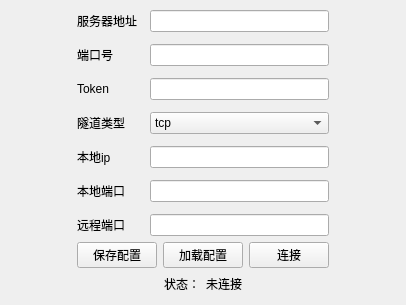
<?xml version="1.0" encoding="UTF-8"?>
<ui version="4.0">
 <class>MainWindow</class>
 <widget class="QMainWindow" name="MainWindow">
  <property name="geometry">
   <rect>
    <x>0</x>
    <y>0</y>
    <width>406</width>
    <height>305</height>
   </rect>
  </property>
  <property name="windowTitle">
   <string>Frp</string>
  </property>
  <widget class="QWidget" name="centralwidget">
   <layout class="QGridLayout" name="gridLayout_2">
    <item row="3" column="1">
     <layout class="QHBoxLayout" name="horizontalLayout_3">
      <item>
       <spacer name="horizontalSpacer_3">
        <property name="orientation">
         <enum>Qt::Horizontal</enum>
        </property>
        <property name="sizeHint" stdset="0">
         <size>
          <width>40</width>
          <height>20</height>
         </size>
        </property>
       </spacer>
      </item>
      <item>
       <widget class="QLabel" name="label_8">
        <property name="text">
         <string>状态：</string>
        </property>
       </widget>
      </item>
      <item>
       <widget class="QLabel" name="label_9">
        <property name="text">
         <string>未连接</string>
        </property>
       </widget>
      </item>
      <item>
       <spacer name="horizontalSpacer_4">
        <property name="orientation">
         <enum>Qt::Horizontal</enum>
        </property>
        <property name="sizeHint" stdset="0">
         <size>
          <width>40</width>
          <height>20</height>
         </size>
        </property>
       </spacer>
      </item>
     </layout>
    </item>
    <item row="1" column="2">
     <spacer name="horizontalSpacer">
      <property name="orientation">
       <enum>Qt::Horizontal</enum>
      </property>
      <property name="sizeHint" stdset="0">
       <size>
        <width>40</width>
        <height>20</height>
       </size>
      </property>
     </spacer>
    </item>
    <item row="2" column="1">
     <layout class="QHBoxLayout" name="horizontalLayout_2">
      <item>
       <widget class="QPushButton" name="pushButton">
        <property name="text">
         <string>保存配置</string>
        </property>
       </widget>
      </item>
      <item>
       <widget class="QPushButton" name="pushButton_2">
        <property name="text">
         <string>加载配置</string>
        </property>
       </widget>
      </item>
      <item>
       <widget class="QPushButton" name="pushButton_3">
        <property name="text">
         <string>连接</string>
        </property>
       </widget>
      </item>
     </layout>
    </item>
    <item row="0" column="1">
     <spacer name="verticalSpacer">
      <property name="orientation">
       <enum>Qt::Vertical</enum>
      </property>
      <property name="sizeHint" stdset="0">
       <size>
        <width>20</width>
        <height>40</height>
       </size>
      </property>
     </spacer>
    </item>
    <item row="1" column="1">
     <layout class="QGridLayout" name="gridLayout">
      <property name="horizontalSpacing">
       <number>13</number>
      </property>
      <property name="verticalSpacing">
       <number>12</number>
      </property>
      <item row="1" column="1">
       <widget class="QLineEdit" name="lineEdit_2"/>
      </item>
      <item row="2" column="0" alignment="Qt::AlignLeft">
       <widget class="QLabel" name="label_3">
        <property name="text">
         <string>Token</string>
        </property>
       </widget>
      </item>
      <item row="3" column="0" alignment="Qt::AlignLeft">
       <widget class="QLabel" name="label_4">
        <property name="text">
         <string>隧道类型</string>
        </property>
       </widget>
      </item>
      <item row="4" column="0" alignment="Qt::AlignLeft">
       <widget class="QLabel" name="label_5">
        <property name="text">
         <string>本地ip</string>
        </property>
       </widget>
      </item>
      <item row="6" column="0" alignment="Qt::AlignLeft">
       <widget class="QLabel" name="label_7">
        <property name="text">
         <string>远程端口</string>
        </property>
       </widget>
      </item>
      <item row="6" column="1">
       <widget class="QLineEdit" name="lineEdit_7">
        <property name="text">
         <string/>
        </property>
       </widget>
      </item>
      <item row="1" column="0" alignment="Qt::AlignLeft">
       <widget class="QLabel" name="label_2">
        <property name="text">
         <string>端口号</string>
        </property>
       </widget>
      </item>
      <item row="2" column="1">
       <widget class="QLineEdit" name="lineEdit_3"/>
      </item>
      <item row="0" column="0" alignment="Qt::AlignHCenter">
       <widget class="QLabel" name="label">
        <property name="text">
         <string>服务器地址</string>
        </property>
       </widget>
      </item>
      <item row="0" column="1">
       <widget class="QLineEdit" name="lineEdit_4"/>
      </item>
      <item row="5" column="0" alignment="Qt::AlignLeft">
       <widget class="QLabel" name="label_6">
        <property name="text">
         <string>本地端口</string>
        </property>
       </widget>
      </item>
      <item row="4" column="1">
       <widget class="QLineEdit" name="lineEdit_5">
        <property name="text">
         <string/>
        </property>
       </widget>
      </item>
      <item row="3" column="1">
       <widget class="QComboBox" name="comboBox">
        <property name="editable">
         <bool>false</bool>
        </property>
        <item>
         <property name="text">
          <string>tcp</string>
         </property>
        </item>
        <item>
         <property name="text">
          <string>udp</string>
         </property>
        </item>
       </widget>
      </item>
      <item row="5" column="1">
       <widget class="QLineEdit" name="lineEdit_6">
        <property name="text">
         <string/>
        </property>
       </widget>
      </item>
     </layout>
    </item>
    <item row="1" column="0">
     <spacer name="horizontalSpacer_2">
      <property name="orientation">
       <enum>Qt::Horizontal</enum>
      </property>
      <property name="sizeHint" stdset="0">
       <size>
        <width>40</width>
        <height>20</height>
       </size>
      </property>
     </spacer>
    </item>
    <item row="4" column="1">
     <spacer name="verticalSpacer_2">
      <property name="orientation">
       <enum>Qt::Vertical</enum>
      </property>
      <property name="sizeHint" stdset="0">
       <size>
        <width>20</width>
        <height>40</height>
       </size>
      </property>
     </spacer>
    </item>
   </layout>
  </widget>
 </widget>
 <resources/>
 <connections/>
</ui>
